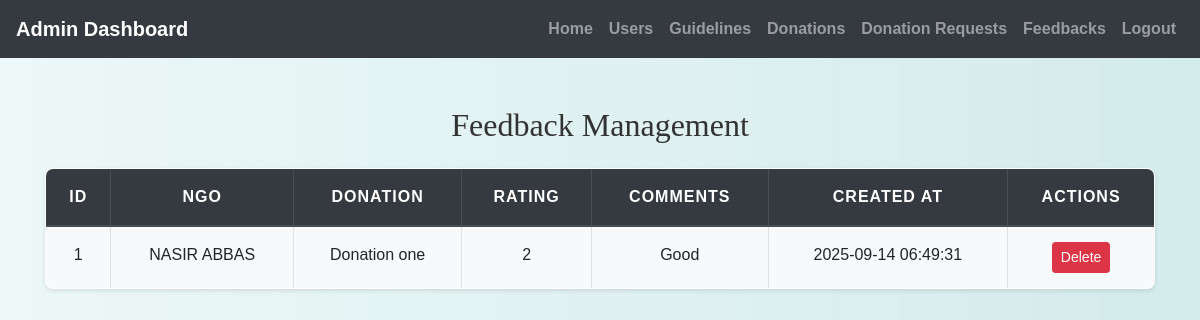
Screenshot of /admin/view_feedback.php (signed in) with the database file from the repository.
### tables this page shows
CREATE TABLE `feedback` (
  `feedback_id` int(11) NOT NULL,
  `ngo_id` int(11) NOT NULL,
  `donation_id` int(11) NOT NULL,
  `rating` int(11) DEFAULT NULL CHECK (`rating` between 1 and 5),
  `comments` text DEFAULT NULL,
  `created_at` timestamp NOT NULL DEFAULT current_timestamp()
);

CREATE TABLE `users` (
  `id` int(11) NOT NULL,
  `name` varchar(150) NOT NULL,
  `email` varchar(150) NOT NULL,
  `password_hash` varchar(255) NOT NULL,
  `phone` varchar(20) DEFAULT NULL,
  `user_type` enum('donor','ngo') NOT NULL,
  `address` text DEFAULT NULL,
  `city` varchar(100) DEFAULT NULL,
  `status` enum('active','inactive','pending') DEFAULT 'pending',
  `created_at` timestamp NOT NULL DEFAULT current_timestamp()
);

CREATE TABLE `food_donations` (
  `donation_id` int(11) NOT NULL,
  `donor_id` int(11) NOT NULL,
  `title` varchar(200) NOT NULL,
  `description` text DEFAULT NULL,
  `category` enum('fruits','vegetables','meals','bakery','dairy','other') NOT NULL,
  `quantity` varchar(100) DEFAULT NULL,
  `expiration_date` date NOT NULL,
  `status` enum('available','requested','accepted','collected','expired') DEFAULT 'available',
  `created_at` timestamp NOT NULL DEFAULT current_timestamp(),
  `updated_at` timestamp NOT NULL DEFAULT current_timestamp() ON UPDATE current_timestamp(),
  `latitude` varchar(50) NOT NULL,
  `longitude` varchar(50) NOT NULL
);

### admin/view_feedback.php (the view, shortened to what this page needs)
<?php
include('config.php');
$sql = "SELECT f.*,
               u.name AS ngo_name,
               fd.title AS donation_title
        FROM feedback f
        JOIN users u ON f.ngo_id = u.id
        JOIN food_donations fd ON f.donation_id = fd.donation_id
        ORDER BY f.created_at DESC";
$result = $conn->query($sql);
?>
<!DOCTYPE html>
<html lang="en">
<head>
    <link rel="stylesheet" href="https://maxcdn.bootstrapcdn.com/bootstrap/4.5.2/css/bootstrap.min.css">
    <link rel="stylesheet" href="../css/style.css" />
</head>
<body>
<?php include('admin_navbar.php'); ?>
<div class="container mt-5">
    <h2 class="mb-4">Feedback Management</h2>
    <?php if ($result->num_rows > 0): ?>
        <table class="table table-bordered table-striped">
            <thead class="thead-dark">
                <tr>
                    <th>ID</th>
                    <th>NGO</th>
                    <th>Donation</th>
                    <th>Rating</th>
                    <th>Comments</th>
                    <th>Created At</th>
                    <th>Actions</th>
                </tr>
            </thead>
            <tbody>
            <?php while ($row = $result->fetch_assoc()): ?>
                <tr>
                    <td><?= $row['feedback_id'] ?></td>
                    <td><?= htmlspecialchars($row['ngo_name']) ?></td>
                    <td><?= htmlspecialchars($row['donation_title']) ?></td>
                    <td><?= $row['rating'] ?></td>
                    <td><?= nl2br(htmlspecialchars($row['comments'])) ?></td>
                    <td><?= $row['created_at'] ?></td>
                    <td>
                        <a href="view_feedback.php?delete=<?= $row['feedback_id'] ?>"
                           class="btn btn-sm btn-danger"
                           onclick="return confirm('Delete this feedback?');">
                           Delete
                        </a>
                    </td>
                </tr>
            <?php endwhile; ?>
            </tbody>
        </table>
    <?php else: ?>
        <div class="alert alert-info">No feedback available.</div>
    <?php endif; ?>
</div>
</body>
</html>

### css/style.css (style rules this page uses)
body { background: linear-gradient(90deg, rgba(233, 246, 246, 0.831), rgba(207, 233, 233, 0.9)); font-family: 'Arial', sans-serif; color: #333; line-height: 1.6; }
h1, h2, h3, h4 { text-align: center; margin-top: 30px; margin-bottom: 30px; font-family: 'Georgia', serif; }
.container { margin-bottom: 40px; }
.table { width: 100%; border-collapse: collapse; margin-top: 20px; font-size: 16px; background-color: #ffffff; border-radius: 8px; overflow: hidden; box-shadow: 0 2px 4px rgba(0, 0, 0, 0.1); }
.table th, .table td { padding: 15px; border: 1px solid #dee2e6; text-align: center; }
.table thead th { background-color: #004d4d; color: white; font-weight: bold; text-transform: uppercase; letter-spacing: 1px; }
.table tbody tr:nth-child(odd) { background-color: #f8f9fa; }
a { color: #006666; text-decoration: none; font-weight: bold; }

### rows the page displays
feedback: feedback_id "1", ngo.name "NASIR ABBAS", donation.title "Donation one", rating "2", comments "Good", created_at "2025-09-14 06:49:31"
